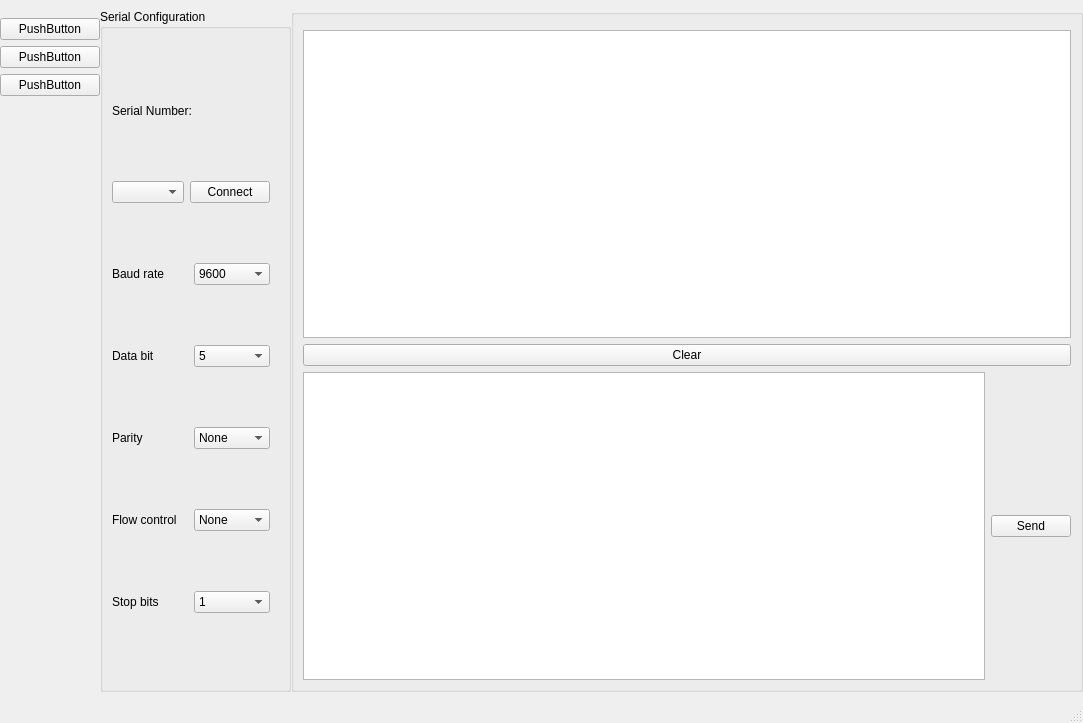
<?xml version="1.0" encoding="UTF-8"?>
<ui version="4.0">
 <class>MainWindow</class>
 <widget class="QMainWindow" name="MainWindow">
  <property name="geometry">
   <rect>
    <x>0</x>
    <y>0</y>
    <width>1083</width>
    <height>723</height>
   </rect>
  </property>
  <property name="windowTitle">
   <string>MainWindow</string>
  </property>
  <widget class="QWidget" name="centralwidget">
   <layout class="QGridLayout" name="gridLayout">
    <property name="leftMargin">
     <number>0</number>
    </property>
    <property name="rightMargin">
     <number>0</number>
    </property>
    <property name="spacing">
     <number>0</number>
    </property>
    <item row="0" column="0" alignment="Qt::AlignTop">
     <widget class="QWidget" name="widget" native="true">
      <property name="minimumSize">
       <size>
        <width>100</width>
        <height>0</height>
       </size>
      </property>
      <property name="styleSheet">
       <string notr="true"/>
      </property>
      <layout class="QVBoxLayout" name="verticalLayout_4">
       <property name="leftMargin">
        <number>0</number>
       </property>
       <property name="rightMargin">
        <number>0</number>
       </property>
       <item>
        <widget class="QPushButton" name="pushButton">
         <property name="layoutDirection">
          <enum>Qt::LeftToRight</enum>
         </property>
         <property name="text">
          <string>PushButton</string>
         </property>
        </widget>
       </item>
       <item>
        <widget class="QPushButton" name="pushButton_2">
         <property name="text">
          <string>PushButton</string>
         </property>
        </widget>
       </item>
       <item>
        <widget class="QPushButton" name="pushButton_4">
         <property name="text">
          <string>PushButton</string>
         </property>
        </widget>
       </item>
      </layout>
     </widget>
    </item>
    <item row="0" column="1">
     <widget class="QGroupBox" name="groupBox">
      <property name="title">
       <string>Serial Configuration</string>
      </property>
      <layout class="QGridLayout" name="gridLayout_3">
       <property name="leftMargin">
        <number>0</number>
       </property>
       <item row="0" column="2">
        <widget class="QFrame" name="verticalFrame">
         <layout class="QVBoxLayout" name="verticalLayout">
          <item>
           <widget class="QLabel" name="label">
            <property name="maximumSize">
             <size>
              <width>16777215</width>
              <height>20</height>
             </size>
            </property>
            <property name="text">
             <string>Serial Number:</string>
            </property>
           </widget>
          </item>
          <item>
           <layout class="QHBoxLayout" name="horizontalLayout_6">
            <item>
             <widget class="QComboBox" name="SerialNumberCombo">
              <property name="sizePolicy">
               <sizepolicy hsizetype="Maximum" vsizetype="Fixed">
                <horstretch>0</horstretch>
                <verstretch>0</verstretch>
               </sizepolicy>
              </property>
             </widget>
            </item>
            <item>
             <widget class="QPushButton" name="Connect_Btn">
              <property name="text">
               <string>Connect</string>
              </property>
             </widget>
            </item>
           </layout>
          </item>
          <item>
           <layout class="QHBoxLayout" name="horizontalLayout">
            <item>
             <widget class="QLabel" name="label_2">
              <property name="text">
               <string>Baud rate</string>
              </property>
             </widget>
            </item>
            <item>
             <widget class="QComboBox" name="BaudRateCombo">
              <item>
               <property name="text">
                <string>9600</string>
               </property>
              </item>
              <item>
               <property name="text">
                <string>115200</string>
               </property>
              </item>
             </widget>
            </item>
           </layout>
          </item>
          <item>
           <layout class="QHBoxLayout" name="horizontalLayout_7">
            <item>
             <widget class="QLabel" name="label_6">
              <property name="text">
               <string>Data bit</string>
              </property>
             </widget>
            </item>
            <item>
             <widget class="QComboBox" name="DataBitCombo">
              <item>
               <property name="text">
                <string>5</string>
               </property>
              </item>
              <item>
               <property name="text">
                <string>6</string>
               </property>
              </item>
              <item>
               <property name="text">
                <string>7</string>
               </property>
              </item>
              <item>
               <property name="text">
                <string>8</string>
               </property>
              </item>
             </widget>
            </item>
           </layout>
          </item>
          <item>
           <layout class="QHBoxLayout" name="horizontalLayout_8">
            <item>
             <widget class="QLabel" name="label_7">
              <property name="text">
               <string>Parity</string>
              </property>
             </widget>
            </item>
            <item>
             <widget class="QComboBox" name="ParityCombo">
              <item>
               <property name="text">
                <string>None</string>
               </property>
              </item>
              <item>
               <property name="text">
                <string>Even</string>
               </property>
              </item>
              <item>
               <property name="text">
                <string>Odd</string>
               </property>
              </item>
              <item>
               <property name="text">
                <string>Space</string>
               </property>
              </item>
              <item>
               <property name="text">
                <string>Mark</string>
               </property>
              </item>
             </widget>
            </item>
           </layout>
          </item>
          <item>
           <layout class="QHBoxLayout" name="horizontalLayout_4">
            <item>
             <widget class="QLabel" name="label_5">
              <property name="text">
               <string>Flow control</string>
              </property>
             </widget>
            </item>
            <item>
             <widget class="QComboBox" name="FlowControlCombo">
              <item>
               <property name="text">
                <string>None</string>
               </property>
              </item>
              <item>
               <property name="text">
                <string>Hard</string>
               </property>
              </item>
              <item>
               <property name="text">
                <string>Soft</string>
               </property>
              </item>
             </widget>
            </item>
           </layout>
          </item>
          <item>
           <layout class="QHBoxLayout" name="horizontalLayout_2">
            <item>
             <widget class="QLabel" name="label_3">
              <property name="text">
               <string>Stop bits</string>
              </property>
             </widget>
            </item>
            <item>
             <widget class="QComboBox" name="StopBitCombo">
              <item>
               <property name="text">
                <string>1</string>
               </property>
              </item>
              <item>
               <property name="text">
                <string>2</string>
               </property>
              </item>
              <item>
               <property name="text">
                <string>1.5</string>
               </property>
              </item>
             </widget>
            </item>
           </layout>
          </item>
         </layout>
        </widget>
       </item>
      </layout>
     </widget>
    </item>
    <item row="0" column="2">
     <widget class="QGroupBox" name="groupBox_2">
      <property name="title">
       <string/>
      </property>
      <layout class="QGridLayout" name="gridLayout_2">
       <item row="1" column="1">
        <widget class="QPlainTextEdit" name="plainTextEdit">
         <property name="styleSheet">
          <string notr="true"/>
         </property>
        </widget>
       </item>
       <item row="4" column="1">
        <layout class="QHBoxLayout" name="horizontalLayout_5">
         <item>
          <widget class="QTextEdit" name="Send_Text">
           <property name="html">
            <string>&lt;!DOCTYPE HTML PUBLIC &quot;-//W3C//DTD HTML 4.0//EN&quot; &quot;http://www.w3.org/TR/REC-html40/strict.dtd&quot;&gt;
&lt;html&gt;&lt;head&gt;&lt;meta name=&quot;qrichtext&quot; content=&quot;1&quot; /&gt;&lt;style type=&quot;text/css&quot;&gt;
p, li { white-space: pre-wrap; }
&lt;/style&gt;&lt;/head&gt;&lt;body style=&quot; font-family:'.AppleSystemUIFont'; font-size:13pt; font-weight:400; font-style:normal;&quot;&gt;
&lt;p style=&quot;-qt-paragraph-type:empty; margin-top:0px; margin-bottom:0px; margin-left:0px; margin-right:0px; -qt-block-indent:0; text-indent:0px; font-family:'.AppleSystemUIFont';&quot;&gt;&lt;br /&gt;&lt;/p&gt;&lt;/body&gt;&lt;/html&gt;</string>
           </property>
          </widget>
         </item>
         <item>
          <widget class="QPushButton" name="Send_Btn">
           <property name="text">
            <string>Send</string>
           </property>
          </widget>
         </item>
        </layout>
       </item>
       <item row="3" column="1">
        <widget class="QPushButton" name="Clear_Btn">
         <property name="text">
          <string>Clear</string>
         </property>
        </widget>
       </item>
       <item row="0" column="1">
        <widget class="QWidget" name="widget_2" native="true">
         <property name="styleSheet">
          <string notr="true">background-color:pink;</string>
         </property>
        </widget>
       </item>
      </layout>
     </widget>
    </item>
   </layout>
  </widget>
  <widget class="QMenuBar" name="menubar">
   <property name="geometry">
    <rect>
     <x>0</x>
     <y>0</y>
     <width>1083</width>
     <height>42</height>
    </rect>
   </property>
  </widget>
  <widget class="QStatusBar" name="statusbar"/>
 </widget>
 <resources/>
 <connections/>
</ui>
